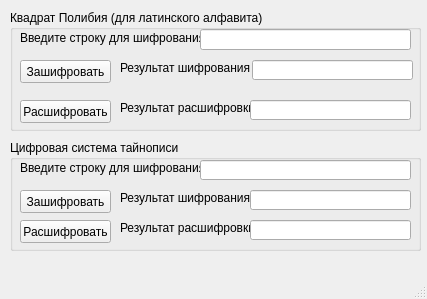
<?xml version="1.0" encoding="UTF-8"?>
<ui version="4.0">
 <class>MainWindow</class>
 <widget class="QMainWindow" name="MainWindow">
  <property name="geometry">
   <rect>
    <x>0</x>
    <y>0</y>
    <width>427</width>
    <height>299</height>
   </rect>
  </property>
  <property name="windowTitle">
   <string>MainWindow</string>
  </property>
  <widget class="QWidget" name="centralwidget">
   <widget class="QGroupBox" name="groupBox">
    <property name="geometry">
     <rect>
      <x>10</x>
      <y>10</y>
      <width>411</width>
      <height>121</height>
     </rect>
    </property>
    <property name="title">
     <string>Квадрат Полибия (для латинского алфавита)</string>
    </property>
    <widget class="QLabel" name="label">
     <property name="geometry">
      <rect>
       <x>10</x>
       <y>20</y>
       <width>181</width>
       <height>16</height>
      </rect>
     </property>
     <property name="text">
      <string>Введите строку для шифрования:</string>
     </property>
    </widget>
    <widget class="QLineEdit" name="lineEdit">
     <property name="geometry">
      <rect>
       <x>190</x>
       <y>19</y>
       <width>211</width>
       <height>21</height>
      </rect>
     </property>
    </widget>
    <widget class="QPushButton" name="pushButton">
     <property name="geometry">
      <rect>
       <x>10</x>
       <y>50</y>
       <width>91</width>
       <height>23</height>
      </rect>
     </property>
     <property name="text">
      <string>Зашифровать</string>
     </property>
    </widget>
    <widget class="QPushButton" name="pushButton_2">
     <property name="geometry">
      <rect>
       <x>10</x>
       <y>90</y>
       <width>91</width>
       <height>23</height>
      </rect>
     </property>
     <property name="text">
      <string>Расшифровать</string>
     </property>
    </widget>
    <widget class="QLabel" name="label_2">
     <property name="geometry">
      <rect>
       <x>110</x>
       <y>90</y>
       <width>131</width>
       <height>16</height>
      </rect>
     </property>
     <property name="text">
      <string>Результат расшифровки:</string>
     </property>
    </widget>
    <widget class="QLineEdit" name="lineEdit_2">
     <property name="geometry">
      <rect>
       <x>240</x>
       <y>90</y>
       <width>161</width>
       <height>20</height>
      </rect>
     </property>
    </widget>
    <widget class="QLabel" name="label_3">
     <property name="geometry">
      <rect>
       <x>110</x>
       <y>50</y>
       <width>131</width>
       <height>16</height>
      </rect>
     </property>
     <property name="text">
      <string>Результат шифрования:</string>
     </property>
    </widget>
    <widget class="QLineEdit" name="lineEdit_3">
     <property name="geometry">
      <rect>
       <x>242</x>
       <y>50</y>
       <width>161</width>
       <height>20</height>
      </rect>
     </property>
    </widget>
   </widget>
   <widget class="QGroupBox" name="groupBox_2">
    <property name="geometry">
     <rect>
      <x>10</x>
      <y>140</y>
      <width>411</width>
      <height>111</height>
     </rect>
    </property>
    <property name="title">
     <string>Цифровая система тайнописи</string>
    </property>
    <widget class="QLabel" name="label_4">
     <property name="geometry">
      <rect>
       <x>10</x>
       <y>20</y>
       <width>181</width>
       <height>16</height>
      </rect>
     </property>
     <property name="text">
      <string>Введите строку для шифрования:</string>
     </property>
    </widget>
    <widget class="QLineEdit" name="lineEdit_4">
     <property name="geometry">
      <rect>
       <x>190</x>
       <y>20</y>
       <width>211</width>
       <height>20</height>
      </rect>
     </property>
    </widget>
    <widget class="QPushButton" name="pushButton_3">
     <property name="geometry">
      <rect>
       <x>10</x>
       <y>50</y>
       <width>91</width>
       <height>23</height>
      </rect>
     </property>
     <property name="text">
      <string>Зашифровать</string>
     </property>
    </widget>
    <widget class="QPushButton" name="pushButton_4">
     <property name="geometry">
      <rect>
       <x>10</x>
       <y>80</y>
       <width>91</width>
       <height>23</height>
      </rect>
     </property>
     <property name="text">
      <string>Расшифровать</string>
     </property>
    </widget>
    <widget class="QLabel" name="label_5">
     <property name="geometry">
      <rect>
       <x>110</x>
       <y>50</y>
       <width>131</width>
       <height>16</height>
      </rect>
     </property>
     <property name="text">
      <string>Результат шифрования:</string>
     </property>
    </widget>
    <widget class="QLineEdit" name="lineEdit_5">
     <property name="geometry">
      <rect>
       <x>240</x>
       <y>50</y>
       <width>161</width>
       <height>20</height>
      </rect>
     </property>
    </widget>
    <widget class="QLabel" name="label_6">
     <property name="geometry">
      <rect>
       <x>110</x>
       <y>80</y>
       <width>131</width>
       <height>16</height>
      </rect>
     </property>
     <property name="text">
      <string>Результат расшифровки:</string>
     </property>
    </widget>
    <widget class="QLineEdit" name="lineEdit_6">
     <property name="geometry">
      <rect>
       <x>240</x>
       <y>80</y>
       <width>161</width>
       <height>20</height>
      </rect>
     </property>
    </widget>
   </widget>
  </widget>
  <widget class="QMenuBar" name="menubar">
   <property name="geometry">
    <rect>
     <x>0</x>
     <y>0</y>
     <width>427</width>
     <height>21</height>
    </rect>
   </property>
  </widget>
  <widget class="QStatusBar" name="statusbar"/>
 </widget>
 <resources/>
 <connections/>
</ui>
